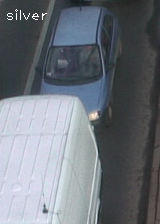
//> input picture video_queue/carSamples/1452028661_cROI.png, 160 x 224 px
$ ./main ../video_queue/carSamples/1452028661_cROI.png   (built with g++ and OpenCV 4)
//> lines starting //> are read from the running program, lines starting //| are printed output that depends on the picture
#include "opencv2/highgui.hpp"
#include "opencv2/imgproc.hpp"
#include <iostream>
#include <stdio.h>
#include <stdlib.h>

using namespace cv;
using namespace std;

Mat src, src_gray;
int thresh = 200;
int max_thresh = 255;

const char *source_window = "Source image";
const char *corners_window = "Corners detected";


void cornerHarris_demo(int, void *) {
    Mat dst, dst_norm, dst_norm_scaled;
    dst = Mat::zeros(src.size(), CV_32FC1);

    /// Detector parameters
    int blockSize = 2;
    int apertureSize = 3;
    double k = 0.04;

    /// Detecting corners
    cornerHarris(src_gray, dst, blockSize, apertureSize, k, BORDER_DEFAULT);

    /// Normalizing
    normalize(dst, dst_norm, 0, 255, NORM_MINMAX, CV_32FC1, Mat());
    convertScaleAbs(dst_norm, dst_norm_scaled);

    /// Drawing a circle around corners
    for (int j = 0; j < dst_norm.rows; j++) {
        for (int i = 0; i < dst_norm.cols; i++) {
            if ((int) dst_norm.at<float>(j, i) > thresh)
                circle(dst_norm_scaled, Point(i, j), 5, Scalar(0), 2, 8, 0);
        }
    }

    /// Showing the result
    namedWindow(corners_window, WINDOW_AUTOSIZE);
    imshow(corners_window, dst_norm_scaled);
}

int main(int argc, char **argv) {

    /// Load source image and convert it to gray
    src = imread(argv[1], 1);
//> src is the input picture: 224 rows x 160 cols, CV_8UC3; mean B, G, R 122.3, 114.8, 108.9
    cvtColor(src, src_gray, COLOR_BGR2GRAY);
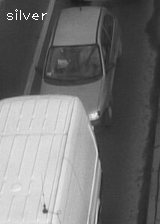
//> src_gray: 224 rows x 160 cols, CV_8UC1; min 27, max 255, mean 113.9

    /// Create a window and a trackbar
    namedWindow(source_window, WINDOW_AUTOSIZE);
    createTrackbar("Threshold: ", source_window, &thresh, max_thresh, cornerHarris_demo);
    imshow(source_window, src);

    cornerHarris_demo(0, 0);
//> in cornerHarris_demo, `cornerHarris(src_gray, dst, blockSize, apertureSize, k, BORDER_DEFAULT);`:
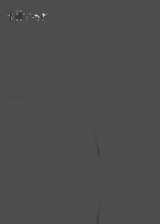
//> dst: 224 rows x 160 cols, CV_32FC1; min -0.0132, max 0.0303, mean 5.56e-06; drawn with min black and max white
//> after the loop in cornerHarris_demo, `for (int j = 0; j < dst_norm.rows; j++)`:
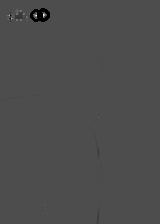
//> dst_norm_scaled: 224 rows x 160 cols, CV_8UC1; min 0, max 255, mean 76.6

    waitKey(0);
    return (0);
}

$ run again, on video_queue/carSamples/1452028664_cROI.png
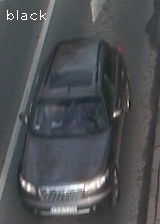
//> input picture video_queue/carSamples/1452028664_cROI.png, 160 x 224 px
//> src is the input picture: 224 rows x 160 cols, CV_8UC3; mean B, G, R 84.3, 80.9, 78.4
//> in cornerHarris_demo, `cornerHarris(src_gray, dst, blockSize, apertureSize, k, BORDER_DEFAULT);`:
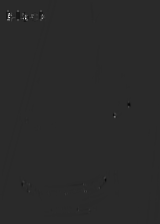
//> dst: 224 rows x 160 cols, CV_32FC1; min -0.00541, max 0.0274, mean 1.09e-05; drawn with min black and max white
//> after the loop in cornerHarris_demo, `for (int j = 0; j < dst_norm.rows; j++)`:
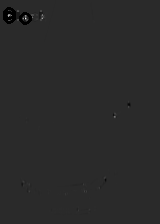
//> dst_norm_scaled: 224 rows x 160 cols, CV_8UC1; min 0, max 248, mean 41.8
